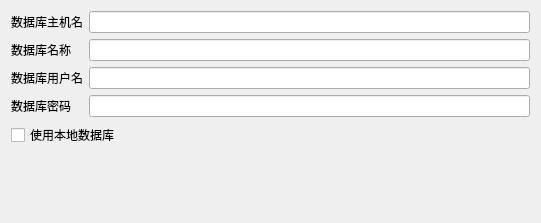
<?xml version="1.0" encoding="UTF-8"?>
<ui version="4.0">
 <class>public_sqlset_Dialog</class>
 <widget class="QDialog" name="public_sqlset_Dialog">
  <property name="geometry">
   <rect>
    <x>0</x>
    <y>0</y>
    <width>541</width>
    <height>223</height>
   </rect>
  </property>
  <property name="windowTitle">
   <string>Dialog</string>
  </property>
  <layout class="QVBoxLayout" name="verticalLayout">
   <item>
    <layout class="QGridLayout" name="gridLayout">
     <item row="0" column="0">
      <widget class="QLabel" name="label">
       <property name="text">
        <string>数据库主机名</string>
       </property>
      </widget>
     </item>
     <item row="0" column="1">
      <widget class="QLineEdit" name="lineEdit_hostname"/>
     </item>
     <item row="1" column="0">
      <widget class="QLabel" name="label_2">
       <property name="text">
        <string>数据库名称</string>
       </property>
      </widget>
     </item>
     <item row="1" column="1">
      <widget class="QLineEdit" name="lineEdit_dbname"/>
     </item>
     <item row="2" column="0">
      <widget class="QLabel" name="label_4">
       <property name="text">
        <string>数据库用户名</string>
       </property>
      </widget>
     </item>
     <item row="2" column="1">
      <widget class="QLineEdit" name="lineEdit_usrname"/>
     </item>
     <item row="3" column="0">
      <widget class="QLabel" name="label_3">
       <property name="text">
        <string>数据库密码</string>
       </property>
      </widget>
     </item>
     <item row="3" column="1">
      <widget class="QLineEdit" name="lineEdit_password">
       <property name="echoMode">
        <enum>QLineEdit::Password</enum>
       </property>
      </widget>
     </item>
    </layout>
   </item>
   <item>
    <layout class="QHBoxLayout" name="horizontalLayout">
     <item>
      <widget class="QCheckBox" name="checkBox">
       <property name="text">
        <string>使用本地数据库</string>
       </property>
      </widget>
     </item>
    </layout>
   </item>
   <item>
    <widget class="lds_toolbar" name="widget"/>
   </item>
  </layout>
 </widget>
 <customwidgets>
  <customwidget>
   <class>lds_toolbar</class>
   <extends>QFrame</extends>
   <header>lds_toolbar.h</header>
   <container>1</container>
  </customwidget>
 </customwidgets>
 <resources/>
 <connections/>
</ui>
